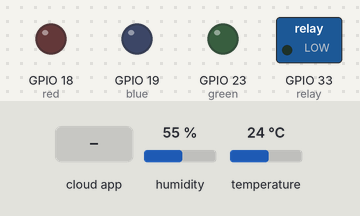
The sketch below on a simulated ESP32. Parts: switched loads named in the sketch (green lamp = pin HIGH), output pins drawn as LEDs (lit = HIGH). Inputs (shaded band) come from the test bench; at power-on: humidity 55 %, temperature 24 °C.

Above: at 2.7 s.
2.8 s: the phone or cloud app sets 12 to 1
At 6.3 s:
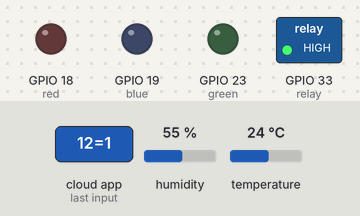
7.0 s: the phone or cloud app sets 13 to 1
At 9.7 s:
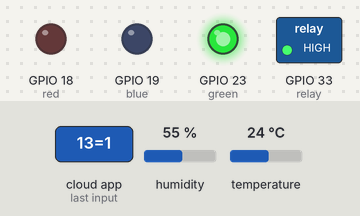
10.0 s: the phone or cloud app sets 14 to 1
At 12.1 s:
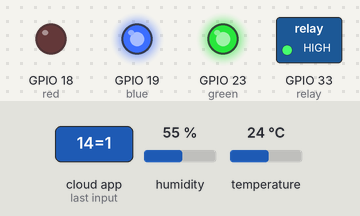
13.0 s: the phone or cloud app sets 15 to 1
At 15.6 s:
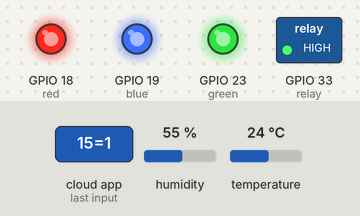
16.0 s: the phone or cloud app sets 12 to 0
At 18.7 s:
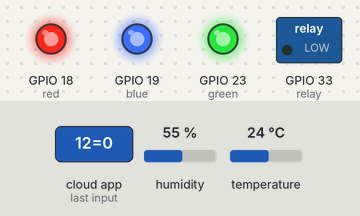
19.0 s: the phone or cloud app sets 13 to 0
At 21.0 s:
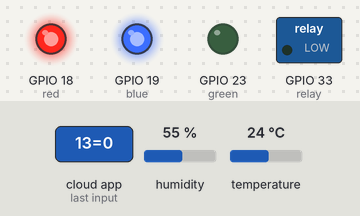
Timing chart, 0 to 22.5 s (numbered marks = the images above; inputs shaded):
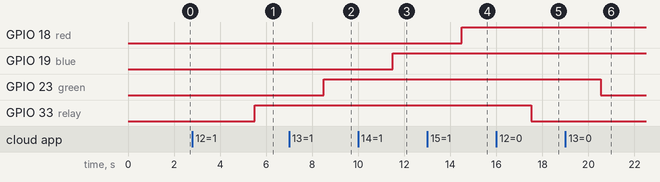

The sketch:

LED.ino
```cpp
#include <Wire.h>
#define CAYENNE_PRINT Serial
#include <CayenneMQTTESP32.h>
#include "DHT.h"
DHT dht(32, DHT11);
#define relay 33
#define green 23
#define blue 19
#define red 18

char ssid[] = "UMR-LAB_2";
char wifiPassword[] = "Ubon2565";

//website > create esp8266 > copy data and paste below.
char username[] = "be1f8690-a5ee-11ed-b193-d9789b2af62b";
char password[] = "9912a0cce4ba397137e6b3db0612b8310a5de679";
char clientID[] = "cdefd8f0-a5f2-11ed-8d53-d7cd1025126a";
float temp(NAN), hum(NAN), tempf(NAN);

void setup() {
  //Config pin modes
  pinMode(relay, OUTPUT);
  pinMode(green, OUTPUT);
  pinMode(blue, OUTPUT);
  pinMode(red, OUTPUT);
  Wire.begin();
  Serial.begin(9600);
  dht.begin();
  Cayenne.begin(username, password, clientID, ssid, wifiPassword);
}

void loop() {
  Cayenne.loop();
  delay(2000);
}

CAYENNE_OUT(0){
  float temp = dht.readTemperature();
  Cayenne.virtualWrite(0, temp);
}

CAYENNE_OUT(1){
  float hum = dht.readHumidity();
  Cayenne.virtualWrite(1, hum);
}

CAYENNE_OUT(2){
  float tempf = dht.readTemperature(true);
  Cayenne.virtualWrite(2, tempf);
}

CAYENNE_IN(12){
  int i = getValue.asInt();
  if (i == 1) { digitalWrite(relay, HIGH); }
  else {
    digitalWrite(relay, LOW);
  }
}

CAYENNE_IN(13){
  int i = getValue.asInt();
  if (i == 1) { digitalWrite(green, HIGH); }
  else {
    digitalWrite(green, LOW);
  }
}

CAYENNE_IN(14){
  int i = getValue.asInt();
  if (i == 1) { digitalWrite(blue, HIGH); }
  else {
    digitalWrite(blue, LOW);
  }
}

CAYENNE_IN(15){
  int i = getValue.asInt();
  if (i == 1) { digitalWrite(red, HIGH); }
  else {
    digitalWrite(red, LOW);
  }
}
```

Measured:
- after the input at 2.8 s, GPIO 33 (relay): LOW → HIGH after 2.7 s
- after the input at 7.0 s, GPIO 23 (green): LOW → HIGH after 1.5 s
- after the input at 10.0 s, GPIO 19 (blue): LOW → HIGH after 1.5 s
- after the input at 13.0 s, GPIO 18 (red): LOW → HIGH after 1.5 s
- after the input at 16.0 s, GPIO 33 (relay): HIGH → LOW after 1.5 s
- after the input at 19.0 s, GPIO 23 (green): HIGH → LOW after 1.5 s
